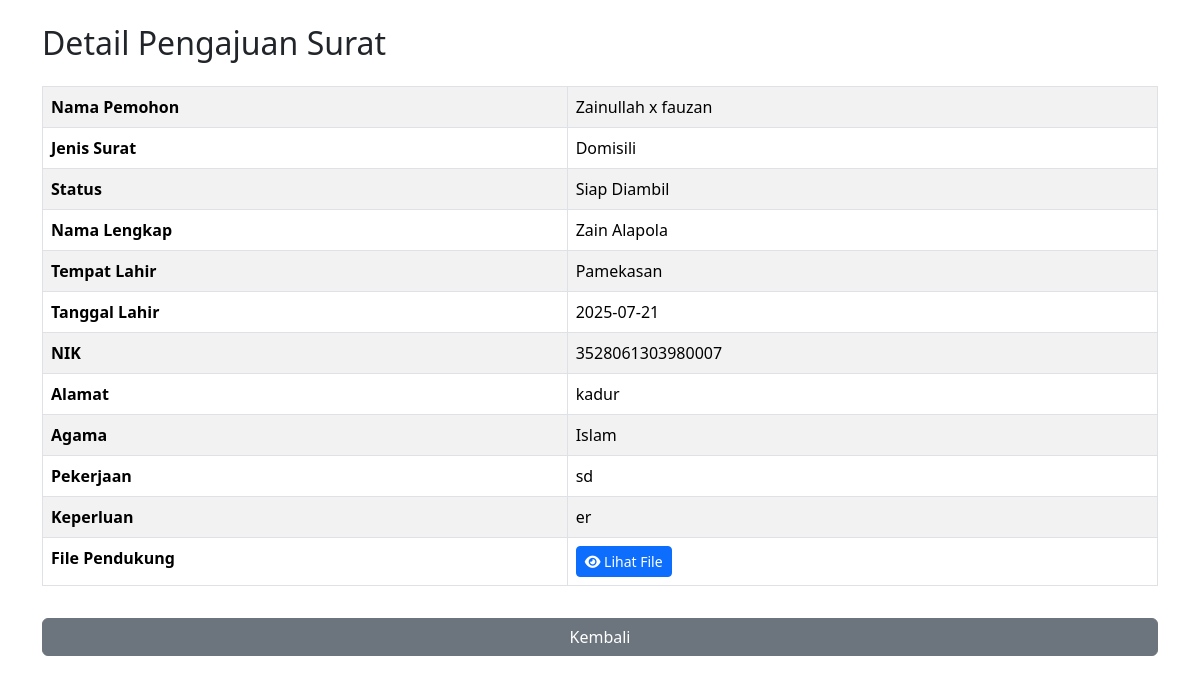
Screenshot of /detail_pengajuan.php?id=2 with the database file from the repository.
### tables this page shows
CREATE TABLE `detail_surat` (
  `id` int(11) NOT NULL,
  `id_pengajuan` int(11) NOT NULL,
  `nama_lengkap` varchar(100) NOT NULL,
  `tempat_lahir` varchar(100) NOT NULL,
  `tanggal_lahir` date NOT NULL,
  `nik` varchar(20) NOT NULL,
  `alamat` text NOT NULL,
  `agama` varchar(20) NOT NULL,
  `pekerjaan` varchar(100) DEFAULT NULL,
  `keperluan` text NOT NULL,
  `status_pernikahan` enum('Belum Menikah','Menikah','Duda','Janda') DEFAULT NULL,
  `jenis_usaha` varchar(255) DEFAULT NULL,
  `status_tanah` varchar(255) DEFAULT NULL,
  `luas_tanah` decimal(10,2) DEFAULT NULL,
  `letak_tanah` text,
  `status_kepemilikan` enum('Pribadi','Warisan','Hak Guna','Sewa') DEFAULT NULL,
  `bukti_kepemilikan` varchar(255) DEFAULT NULL,
  `batas_utara` varchar(255) DEFAULT NULL,
  `batas_selatan` varchar(255) DEFAULT NULL,
  `batas_timur` varchar(255) DEFAULT NULL,
  `batas_barat` varchar(255) DEFAULT NULL,
  `file_pendukung` varchar(255) DEFAULT NULL
);

CREATE TABLE `warga` (
  `id` int(11) NOT NULL,
  `nama` varchar(100) NOT NULL,
  `nik` varchar(20) NOT NULL,
  `tanggal_lahir` date NOT NULL,
  `alamat` text NOT NULL,
  `no_hp` varchar(15) NOT NULL,
  `email` varchar(100) DEFAULT NULL,
  `password` varchar(255) NOT NULL
);

CREATE TABLE `pengajuan_surat` (
  `id` int(11) NOT NULL,
  `id_pengguna` int(11) NOT NULL,
  `jenis_surat` enum('Domisili','Tidak Mampu','Usaha','Belum Menikah','Tanah') NOT NULL,
  `status` enum('Menunggu Verifikasi','Diproses','Siap Diambil','Ditolak') DEFAULT 'Menunggu Verifikasi',
  `alasan_penolakan` text,
  `tanggal_pengajuan` timestamp NOT NULL DEFAULT CURRENT_TIMESTAMP,
  `tanggal_selesai` timestamp NULL DEFAULT NULL
);

### detail_pengajuan.php (the view, shortened to what this page needs)
<?php
include('koneksi.php');
if (isset($_GET['id'])) {
    $id = $_GET['id'];
    $sql = "SELECT ds.*, ps.jenis_surat, p.nama, ps.status FROM detail_surat ds JOIN pengajuan_surat ps ON ds.id_pengajuan = ps.id JOIN warga p ON ps.id_pengguna = p.id WHERE ds.id_pengajuan = $id";
    $result = $conn->query($sql);
    if ($result->num_rows > 0) {
        $row = $result->fetch_assoc();
    } else {
        echo "Pengajuan surat tidak ditemukan.";
        exit;
    }
} else {
    echo "ID pengajuan surat tidak diberikan.";
    exit;
}
?>
<!DOCTYPE html>
<html lang="id">
<head>
    <link rel="stylesheet" href="https://cdn.jsdelivr.net/npm/bootstrap@5.3.3/dist/css/bootstrap.min.css">
</head>
<body>
    <div class="container mt-4">
        <h2 class="mb-4">Detail Pengajuan Surat</h2>
        <div class="table-responsive">
            <table class="table table-bordered table-striped">
                <tbody>
                    <tr>
                        <th>Nama Pemohon</th>
                        <td><?= $row['nama']; ?></td>
                    </tr>
                    <tr>
                        <th>Jenis Surat</th>
                        <td><?= $row['jenis_surat']; ?></td>
                    </tr>
                    <tr>
                        <th>Status</th>
                        <td><?= $row['status']; ?></td>
                    </tr>
                    <tr>
                        <th>Nama Lengkap</th>
                        <td><?= $row['nama_lengkap']; ?></td>
                    </tr>
                    <tr>
                        <th>Tempat Lahir</th>
                        <td><?= $row['tempat_lahir']; ?></td>
                    </tr>
                    <tr>
                        <th>Tanggal Lahir</th>
                        <td><?= $row['tanggal_lahir']; ?></td>
                    </tr>
                    <tr>
                        <th>NIK</th>
                        <td><?= $row['nik']; ?></td>
                    </tr>
                    <tr>
                        <th>Alamat</th>
                        <td><?= $row['alamat']; ?></td>
                    </tr>
                    <tr>
                        <th>Agama</th>
                        <td><?= $row['agama']; ?></td>
                    </tr>
                    <tr>
                        <th>Pekerjaan</th>
                        <td><?= $row['pekerjaan'] ? $row['pekerjaan'] : '-'; ?></td>
                    </tr>
                    <tr>
                        <th>Keperluan</th>
                        <td><?= $row['keperluan']; ?></td>
                    </tr>
                    <tr>
                        <th>File Pendukung</th>
                        <td>
                            <?php if ($row['file_pendukung']) { ?>
                                <a href="uploads/<?= $row['file_pendukung']; ?>" target="_blank" class="btn btn-primary btn-sm">
                                    <i class="fas fa-eye"></i> Lihat File
                                </a>
                            <?php } else { ?>
                                <span class="text-muted">Tidak ada file</span>
                            <?php } ?>
                        </td>
                    </tr>
                </tbody>
            </table>
        </div>
        <div class="d-grid">
            <a href="index_admin.php?page=layanan_publik" class="btn btn-secondary mt-3">Kembali</a>
        </div>
    </div>
</body>
</html>

### rows the page displays
detail_surat: warga.nama "Zainullah x fauzan", id_pengajuan.jenis_surat "Domisili", id_pengajuan.status "Siap Diambil", nama_lengkap "Zain Alapola", tempat_lahir "Pamekasan", tanggal_lahir "2025-07-21", nik "3528061303980007", alamat "kadur", agama "Islam", pekerjaan "sd", keperluan "er"
